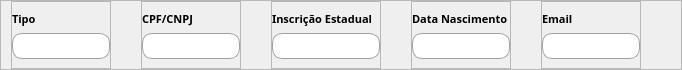
           <widget class="QFrame" name="frame_27">
            <property name="sizePolicy">
             <sizepolicy hsizetype="Preferred" vsizetype="Expanding">
              <horstretch>0</horstretch>
              <verstretch>0</verstretch>
             </sizepolicy>
            </property>
            <property name="minimumSize">
             <size>
              <width>0</width>
              <height>70</height>
             </size>
            </property>
            <property name="maximumSize">
             <size>
              <width>16777215</width>
              <height>70</height>
             </size>
            </property>
            <property name="frameShape">
             <enum>QFrame::StyledPanel</enum>
            </property>
            <property name="frameShadow">
             <enum>QFrame::Raised</enum>
            </property>
            <layout class="QGridLayout" name="gridLayout_24">
             <property name="leftMargin">
              <number>10</number>
             </property>
             <property name="topMargin">
              <number>0</number>
             </property>
             <property name="rightMargin">
              <number>0</number>
             </property>
             <property name="bottomMargin">
              <number>0</number>
             </property>
             <property name="horizontalSpacing">
              <number>30</number>
             </property>
             <property name="verticalSpacing">
              <number>9</number>
             </property>
             <item row="0" column="4">
              <widget class="QFrame" name="frame_33">
               <property name="maximumSize">
                <size>
                 <width>100</width>
                 <height>70</height>
                </size>
               </property>
               <property name="frameShape">
                <enum>QFrame::StyledPanel</enum>
               </property>
               <property name="frameShadow">
                <enum>QFrame::Raised</enum>
               </property>
               <layout class="QGridLayout" name="gridLayout_30">
                <property name="leftMargin">
                 <number>0</number>
                </property>
                <property name="topMargin">
                 <number>9</number>
                </property>
                <property name="rightMargin">
                 <number>0</number>
                </property>
                <item row="0" column="0">
                 <widget class="QLabel" name="label_26">
                  <property name="font">
                   <font>
                    <family>Raleway</family>
                    <pointsize>8</pointsize>
                    <weight>75</weight>
                    <bold>true</bold>
                   </font>
                  </property>
                  <property name="text">
                   <string>Email</string>
                  </property>
                 </widget>
                </item>
                <item row="1" column="0">
                 <widget class="QLineEdit" name="input_email">
                  <property name="sizePolicy">
                   <sizepolicy hsizetype="Expanding" vsizetype="Expanding">
                    <horstretch>0</horstretch>
                    <verstretch>0</verstretch>
                   </sizepolicy>
                  </property>
                  <property name="maximumSize">
                   <size>
                    <width>16777215</width>
                    <height>30</height>
                   </size>
                  </property>
                  <property name="font">
                   <font>
                    <family>Raleway</family>
                   </font>
                  </property>
                  <property name="styleSheet">
                   <string notr="true">QLineEdit {
	background-color:white;
	border-radius: 10px;
	border: 1px solid rgb(158, 162, 166);
	padding-left: 20px;
}</string>
                  </property>
                 </widget>
                </item>
               </layout>
              </widget>
             </item>
             <item row="0" column="2">
              <widget class="QFrame" name="frame_32">
               <property name="maximumSize">
                <size>
                 <width>110</width>
                 <height>70</height>
                </size>
               </property>
               <property name="frameShape">
                <enum>QFrame::StyledPanel</enum>
               </property>
               <property name="frameShadow">
                <enum>QFrame::Raised</enum>
               </property>
               <layout class="QGridLayout" name="gridLayout_29">
                <property name="leftMargin">
                 <number>0</number>
                </property>
                <property name="topMargin">
                 <number>9</number>
                </property>
                <property name="rightMargin">
                 <number>0</number>
                </property>
                <item row="0" column="0">
                 <widget class="QLabel" name="label_25">
                  <property name="font">
                   <font>
                    <family>Raleway</family>
                    <pointsize>8</pointsize>
                    <weight>75</weight>
                    <bold>true</bold>
                   </font>
                  </property>
                  <property name="text">
                   <string>Inscrição Estadual</string>
                  </property>
                 </widget>
                </item>
                <item row="1" column="0">
                 <widget class="QLineEdit" name="input_inscricaoEstadual">
                  <property name="sizePolicy">
                   <sizepolicy hsizetype="Expanding" vsizetype="Expanding">
                    <horstretch>0</horstretch>
                    <verstretch>0</verstretch>
                   </sizepolicy>
                  </property>
                  <property name="maximumSize">
                   <size>
                    <width>16777215</width>
                    <height>30</height>
                   </size>
                  </property>
                  <property name="font">
                   <font>
                    <family>Raleway</family>
                   </font>
                  </property>
                  <property name="styleSheet">
                   <string notr="true">QLineEdit {
	background-color:white;
	border-radius: 10px;
	border: 1px solid rgb(158, 162, 166);
	padding-left: 20px;
}</string>
                  </property>
                 </widget>
                </item>
               </layout>
              </widget>
             </item>
             <item row="0" column="5">
              <spacer name="horizontalSpacer_7">
               <property name="orientation">
                <enum>Qt::Horizontal</enum>
               </property>
               <property name="sizeHint" stdset="0">
                <size>
                 <width>40</width>
                 <height>20</height>
                </size>
               </property>
              </spacer>
             </item>
             <item row="0" column="1">
              <widget class="QFrame" name="frame_31">
               <property name="maximumSize">
                <size>
                 <width>100</width>
                 <height>70</height>
                </size>
               </property>
               <property name="frameShape">
                <enum>QFrame::StyledPanel</enum>
               </property>
               <property name="frameShadow">
                <enum>QFrame::Raised</enum>
               </property>
               <layout class="QGridLayout" name="gridLayout_28">
                <property name="leftMargin">
                 <number>0</number>
                </property>
                <property name="topMargin">
                 <number>9</number>
                </property>
                <property name="rightMargin">
                 <number>0</number>
                </property>
                <item row="0" column="0">
                 <widget class="QLabel" name="label_24">
                  <property name="font">
                   <font>
                    <family>Raleway</family>
                    <pointsize>8</pointsize>
                    <weight>75</weight>
                    <bold>true</bold>
                   </font>
                  </property>
                  <property name="text">
                   <string>CPF/CNPJ</string>
                  </property>
                 </widget>
                </item>
                <item row="1" column="0">
                 <widget class="QLineEdit" name="input_cpf">
                  <property name="sizePolicy">
                   <sizepolicy hsizetype="Expanding" vsizetype="Expanding">
                    <horstretch>0</horstretch>
                    <verstretch>0</verstretch>
                   </sizepolicy>
                  </property>
                  <property name="maximumSize">
                   <size>
                    <width>16777215</width>
                    <height>30</height>
                   </size>
                  </property>
                  <property name="font">
                   <font>
                    <family>Raleway</family>
                   </font>
                  </property>
                  <property name="styleSheet">
                   <string notr="true">QLineEdit {
	background-color:white;
	border-radius: 10px;
	border: 1px solid rgb(158, 162, 166);
	padding-left: 20px;
}</string>
                  </property>
                 </widget>
                </item>
               </layout>
              </widget>
             </item>
             <item row="0" column="3">
              <widget class="QFrame" name="frame_29">
               <property name="maximumSize">
                <size>
                 <width>100</width>
                 <height>70</height>
                </size>
               </property>
               <property name="frameShape">
                <enum>QFrame::StyledPanel</enum>
               </property>
               <property name="frameShadow">
                <enum>QFrame::Raised</enum>
               </property>
               <layout class="QGridLayout" name="gridLayout_26">
                <property name="leftMargin">
                 <number>0</number>
                </property>
                <property name="topMargin">
                 <number>9</number>
                </property>
                <property name="rightMargin">
                 <number>0</number>
                </property>
                <item row="0" column="0">
                 <widget class="QLabel" name="label_22">
                  <property name="font">
                   <font>
                    <family>Raleway</family>
                    <pointsize>8</pointsize>
                    <weight>75</weight>
                    <bold>true</bold>
                   </font>
                  </property>
                  <property name="text">
                   <string>Data Nascimento</string>
                  </property>
                 </widget>
                </item>
                <item row="1" column="0">
                 <widget class="QLineEdit" name="input_nascimento">
                  <property name="sizePolicy">
                   <sizepolicy hsizetype="Expanding" vsizetype="Expanding">
                    <horstretch>0</horstretch>
                    <verstretch>0</verstretch>
                   </sizepolicy>
                  </property>
                  <property name="maximumSize">
                   <size>
                    <width>16777215</width>
                    <height>30</height>
                   </size>
                  </property>
                  <property name="font">
                   <font>
                    <family>Raleway</family>
                   </font>
                  </property>
                  <property name="styleSheet">
                   <string notr="true">QLineEdit {
	background-color:white;
	border-radius: 10px;
	border: 1px solid rgb(158, 162, 166);
	padding-left: 20px;
}</string>
                  </property>
                 </widget>
                </item>
               </layout>
              </widget>
             </item>
             <item row="0" column="0">
              <widget class="QFrame" name="frame_30">
               <property name="maximumSize">
                <size>
                 <width>100</width>
                 <height>70</height>
                </size>
               </property>
               <property name="frameShape">
                <enum>QFrame::StyledPanel</enum>
               </property>
               <property name="frameShadow">
                <enum>QFrame::Raised</enum>
               </property>
               <layout class="QGridLayout" name="gridLayout_27">
                <property name="leftMargin">
                 <number>0</number>
                </property>
                <property name="topMargin">
                 <number>9</number>
                </property>
                <property name="rightMargin">
                 <number>0</number>
                </property>
                <item row="0" column="0">
                 <widget class="QLabel" name="label_23">
                  <property name="font">
                   <font>
                    <family>Raleway</family>
                    <pointsize>8</pointsize>
                    <weight>75</weight>
                    <bold>true</bold>
                   </font>
                  </property>
                  <property name="text">
                   <string>Tipo</string>
                  </property>
                 </widget>
                </item>
                <item row="1" column="0">
                 <widget class="QLineEdit" name="input_tipo">
                  <property name="sizePolicy">
                   <sizepolicy hsizetype="Expanding" vsizetype="Expanding">
                    <horstretch>0</horstretch>
                    <verstretch>0</verstretch>
                   </sizepolicy>
                  </property>
                  <property name="maximumSize">
                   <size>
                    <width>16777215</width>
                    <height>30</height>
                   </size>
                  </property>
                  <property name="font">
                   <font>
                    <family>Raleway</family>
                   </font>
                  </property>
                  <property name="styleSheet">
                   <string notr="true">QLineEdit {
	background-color:white;
	border-radius: 10px;
	border: 1px solid rgb(158, 162, 166);
	padding-left: 20px;
}</string>
                  </property>
                 </widget>
                </item>
               </layout>
              </widget>
             </item>
            </layout>
           </widget>
